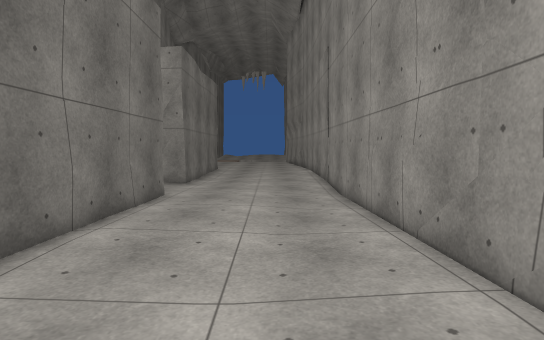
[1] (above)

14 first-person views from a walk through a scene from a Unity 3-D project. The camera is 1.5 m above the floor, tilts 4° down and sees 80° across. The floor is counted in squares, 1 m on a side. Each view is taken from the middle of a square. On the plan, view 1 faces up. The plan holds only what a view shows up to about 15 squares ahead; the rest is blank. The place goes on beyond the plan. The player character is not drawn. Surface patterns are stand-ins for the level's own textures.

[2]
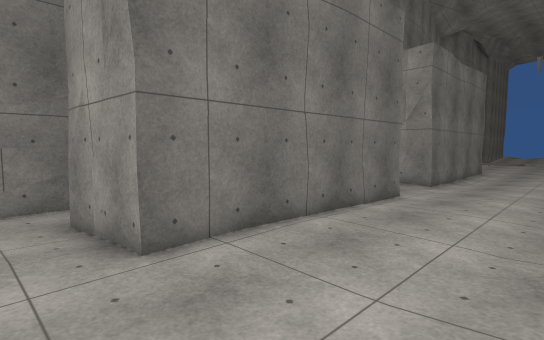

[3]
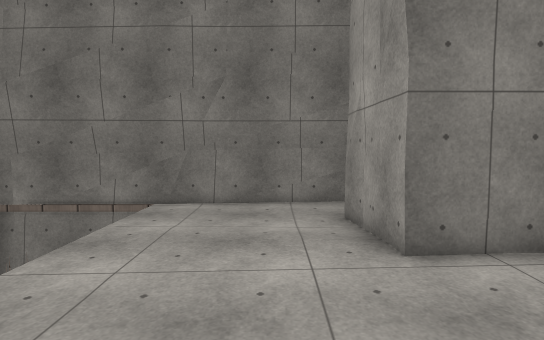

[4]
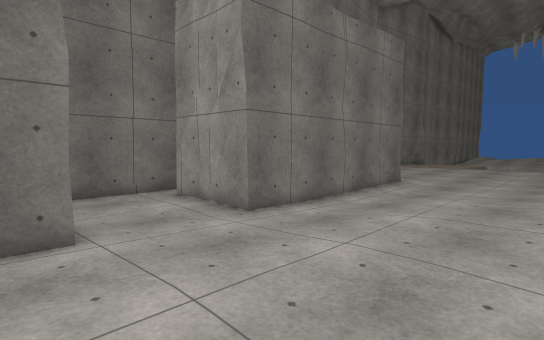

[5]
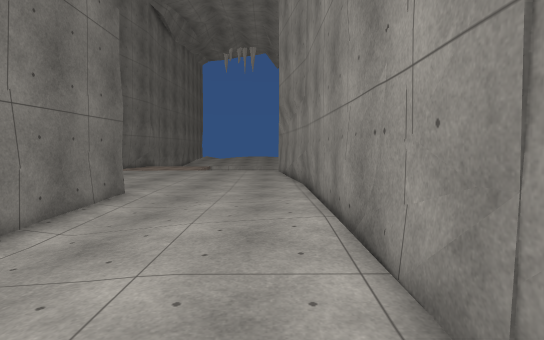

[6]
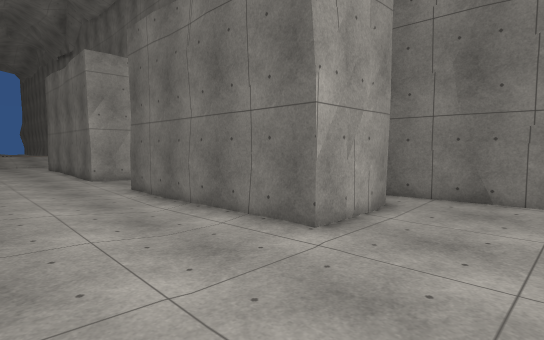

[7]
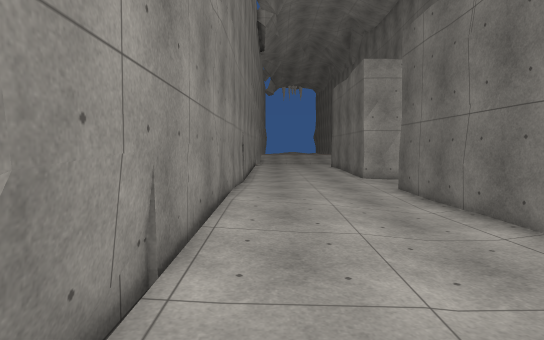

[8]
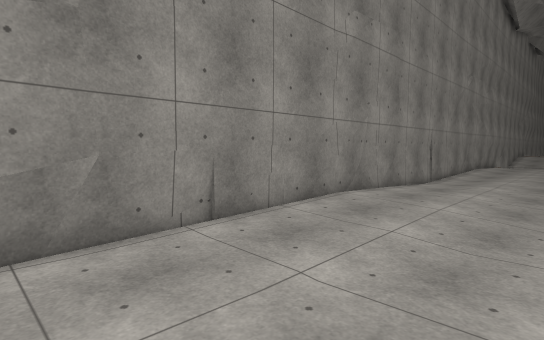

[9]
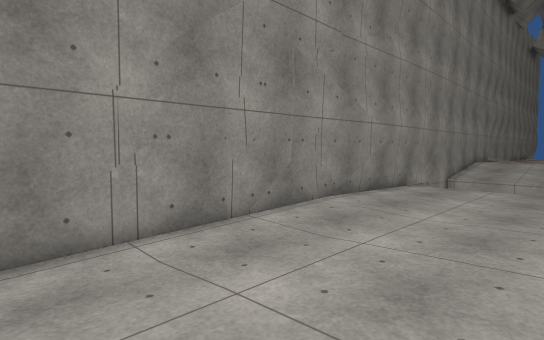

[10]
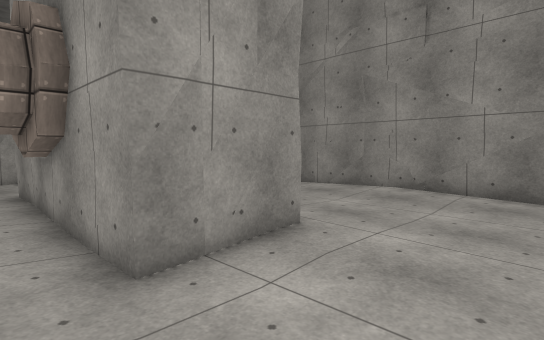

[11]
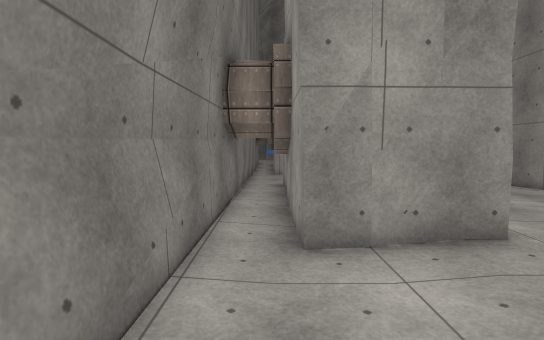

[12]
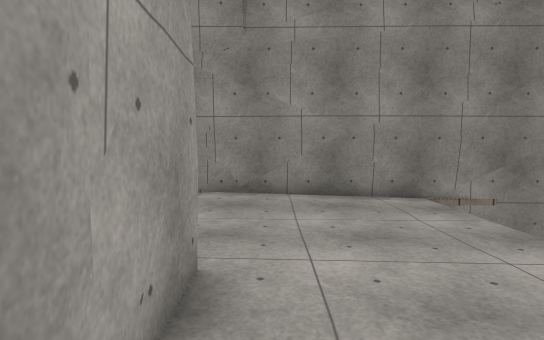

[13]
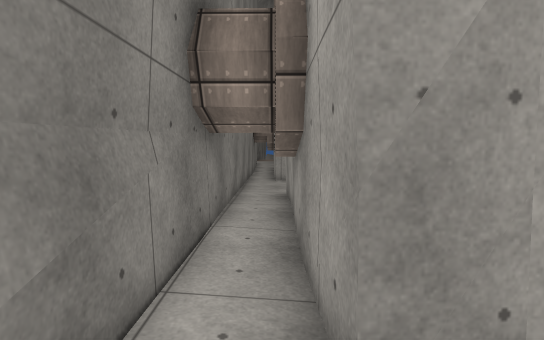

[14]
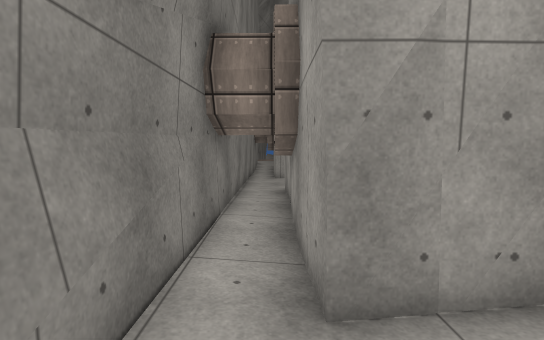

### Floor plan
Key: @ floor where view 1 was taken; # wall or solid block; . main floor; : floor 0.25 m higher than the main floor; - floor 0.25 m lower than the main floor; / step, stairs or slope; v drop or lower ground.
Columns run from 9 left of view 1 to 3 right of it. Each row starts with its distance up from view 1.
 26     .......#
 25 #..........##
 24 ##..........#
 23  #........./#
 22  #####...../#
 21      #......#
 20      #.....:#
 19      #...../#
 18      #-...::#
 17      #-...::#
 16      #-.....#
 15      #......#
 14  #####......#
 13  #..........#
 12  #..........#
 11  #..........#
 10  #.###......#
  9  #.###......#
  8  #.# #......#
  7  ### #......#
  6      #......#
  5  ### #......#
  4  #.# #...../#
  3  #.###...../#
  2  #.###...../#
  1  #..........#
  0  #.......@.##
 -1 ##.........#
 -2 #..........#
 -3 #..........##
 -4 ##         v
 -5  #         v
 -6  #         v

Where each view was taken, in squares from view 1:
view 1: 0 up, 0 right, facing up
view 2: 0 up, 1 right, facing up-left
view 3: 0 up, 1 right, facing left
view 4: 9 up, 2 right, facing up-left
view 5: 12 up, 1 right, facing up
view 6: 26 up, 1 right, facing down-left
view 7: 26 up, 1 right, facing down
view 8: 26 up, 3 left, facing down-right
view 9: 10 up, 3 left, facing down-right
view 10: 2 down, 8 left, facing up-right
view 11: 3 down, 7 left, facing up
view 12: 1 up, 7 left, facing right
view 13: 0 up, 7 left, facing up
view 14: 1 down, 7 left, facing up
